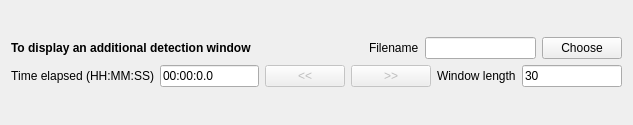
<?xml version="1.0" encoding="UTF-8"?>
<ui version="4.0">
 <class>DetectionViewResultsView</class>
 <widget class="QWidget" name="DetectionViewResultsView">
  <property name="geometry">
   <rect>
    <x>0</x>
    <y>0</y>
    <width>633</width>
    <height>125</height>
   </rect>
  </property>
  <property name="windowTitle">
   <string>Form</string>
  </property>
  <layout class="QGridLayout" name="gridLayout">
   <item row="0" column="0">
    <layout class="QVBoxLayout" name="verticalLayout">
     <item>
      <layout class="QHBoxLayout" name="horizontalLayout_2">
       <item>
        <widget class="QLabel" name="label_2">
         <property name="font">
          <font>
           <weight>75</weight>
           <bold>true</bold>
          </font>
         </property>
         <property name="text">
          <string>To display an additional detection window</string>
         </property>
        </widget>
       </item>
       <item>
        <spacer name="horizontalSpacer">
         <property name="orientation">
          <enum>Qt::Horizontal</enum>
         </property>
         <property name="sizeHint" stdset="0">
          <size>
           <width>40</width>
           <height>20</height>
          </size>
         </property>
        </spacer>
       </item>
       <item>
        <widget class="QLabel" name="filename_label">
         <property name="text">
          <string>Filename</string>
         </property>
        </widget>
       </item>
       <item>
        <widget class="QLineEdit" name="filename_lineedit_2">
         <property name="toolTip">
          <string>Python filename to load to display detection window.</string>
         </property>
        </widget>
       </item>
       <item>
        <widget class="QPushButton" name="choose_but">
         <property name="toolTip">
          <string>Browse the Python filename to load data to display an additional detection window.</string>
         </property>
         <property name="text">
          <string>Choose</string>
         </property>
        </widget>
       </item>
      </layout>
     </item>
     <item>
      <layout class="QHBoxLayout" name="horizontalLayout">
       <item>
        <widget class="QLabel" name="time_label">
         <property name="layoutDirection">
          <enum>Qt::LeftToRight</enum>
         </property>
         <property name="text">
          <string>Time elapsed (HH:MM:SS)</string>
         </property>
         <property name="alignment">
          <set>Qt::AlignRight|Qt::AlignTrailing|Qt::AlignVCenter</set>
         </property>
        </widget>
       </item>
       <item>
        <widget class="QLineEditLive" name="time_lineedit">
         <property name="toolTip">
          <string>Time elapsed since the beginning of the recording (ex. 01:10:5.5)
Press enter to display the detection window.</string>
         </property>
         <property name="text">
          <string notr="true">00:00:0.0</string>
         </property>
        </widget>
       </item>
       <item>
        <widget class="QPushButton" name="prev_but">
         <property name="enabled">
          <bool>false</bool>
         </property>
         <property name="toolTip">
          <string>Display the previous window (window length will be added to the time elapsed).</string>
         </property>
         <property name="text">
          <string>&lt;&lt;</string>
         </property>
        </widget>
       </item>
       <item>
        <widget class="QPushButton" name="next_but">
         <property name="enabled">
          <bool>false</bool>
         </property>
         <property name="toolTip">
          <string>Display the next window (window length will be added to the time elapsed).</string>
         </property>
         <property name="text">
          <string>&gt;&gt;</string>
         </property>
        </widget>
       </item>
       <item>
        <widget class="QLabel" name="label">
         <property name="text">
          <string>Window length</string>
         </property>
        </widget>
       </item>
       <item>
        <widget class="QLineEdit" name="win_len_lineEdit">
         <property name="toolTip">
          <string>Time window length to show. 
Press enter to display the detection window.</string>
         </property>
         <property name="text">
          <string>30</string>
         </property>
        </widget>
       </item>
      </layout>
     </item>
     <item>
      <layout class="QVBoxLayout" name="result_layout"/>
     </item>
    </layout>
   </item>
  </layout>
 </widget>
 <customwidgets>
  <customwidget>
   <class>QLineEditLive</class>
   <extends>QLineEdit</extends>
   <header>widgets.QLineEditLive</header>
  </customwidget>
 </customwidgets>
 <resources/>
 <connections>
  <connection>
   <sender>choose_but</sender>
   <signal>clicked()</signal>
   <receiver>DetectionViewResultsView</receiver>
   <slot>on_choose_button()</slot>
   <hints>
    <hint type="sourcelabel">
     <x>551</x>
     <y>97</y>
    </hint>
    <hint type="destinationlabel">
     <x>169</x>
     <y>59</y>
    </hint>
   </hints>
  </connection>
  <connection>
   <sender>next_but</sender>
   <signal>clicked()</signal>
   <receiver>DetectionViewResultsView</receiver>
   <slot>on_next_button()</slot>
   <hints>
    <hint type="sourcelabel">
     <x>266</x>
     <y>195</y>
    </hint>
    <hint type="destinationlabel">
     <x>269</x>
     <y>138</y>
    </hint>
   </hints>
  </connection>
  <connection>
   <sender>prev_but</sender>
   <signal>clicked()</signal>
   <receiver>DetectionViewResultsView</receiver>
   <slot>on_prev_button()</slot>
   <hints>
    <hint type="sourcelabel">
     <x>214</x>
     <y>195</y>
    </hint>
    <hint type="destinationlabel">
     <x>269</x>
     <y>138</y>
    </hint>
   </hints>
  </connection>
  <connection>
   <sender>time_lineedit</sender>
   <signal>returnPressed()</signal>
   <receiver>DetectionViewResultsView</receiver>
   <slot>on_show_button()</slot>
   <hints>
    <hint type="sourcelabel">
     <x>170</x>
     <y>195</y>
    </hint>
    <hint type="destinationlabel">
     <x>281</x>
     <y>138</y>
    </hint>
   </hints>
  </connection>
  <connection>
   <sender>win_len_lineEdit</sender>
   <signal>returnPressed()</signal>
   <receiver>DetectionViewResultsView</receiver>
   <slot>on_show_button()</slot>
   <hints>
    <hint type="sourcelabel">
     <x>500</x>
     <y>89</y>
    </hint>
    <hint type="destinationlabel">
     <x>282</x>
     <y>122</y>
    </hint>
   </hints>
  </connection>
 </connections>
 <slots>
  <slot>on_choose_button()</slot>
  <slot>on_show_button()</slot>
  <slot>on_next_button()</slot>
  <slot>on_prev_button()</slot>
 </slots>
</ui>
